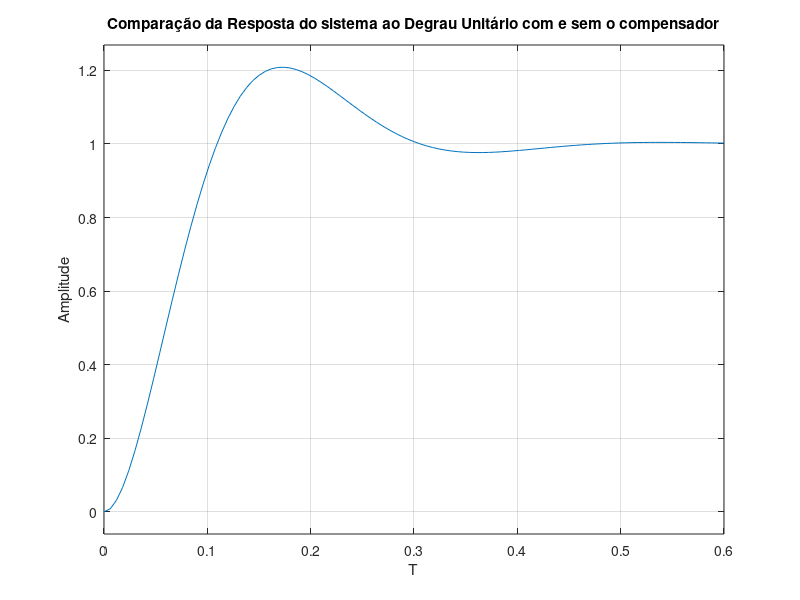

Write MATLAB code to recreate this figure.
clear;
s = tf ('s');

G1 = 1/(s*(s+7));
H =1;
Gc = 471.7*(s+10)/(s+25.5649);
G = G1*Gc;

F=feedback(G,H);

t1=1.14;
w1=0.15;
G2 = 1/(s^2 +2*t1*w1*s);
H1 =1;



step (F);
title('Resposta do sistema ao Degrau Unitário');
xlabel('T');
ylabel('Amplitude');
grid on;
hold;

step (feedback(G2,H1));
step (F);
title('Comparação da Resposta do sistema ao Degrau Unitário com e sem o compensador');
xlabel('T');
ylabel('Amplitude');
grid on;
hold;





